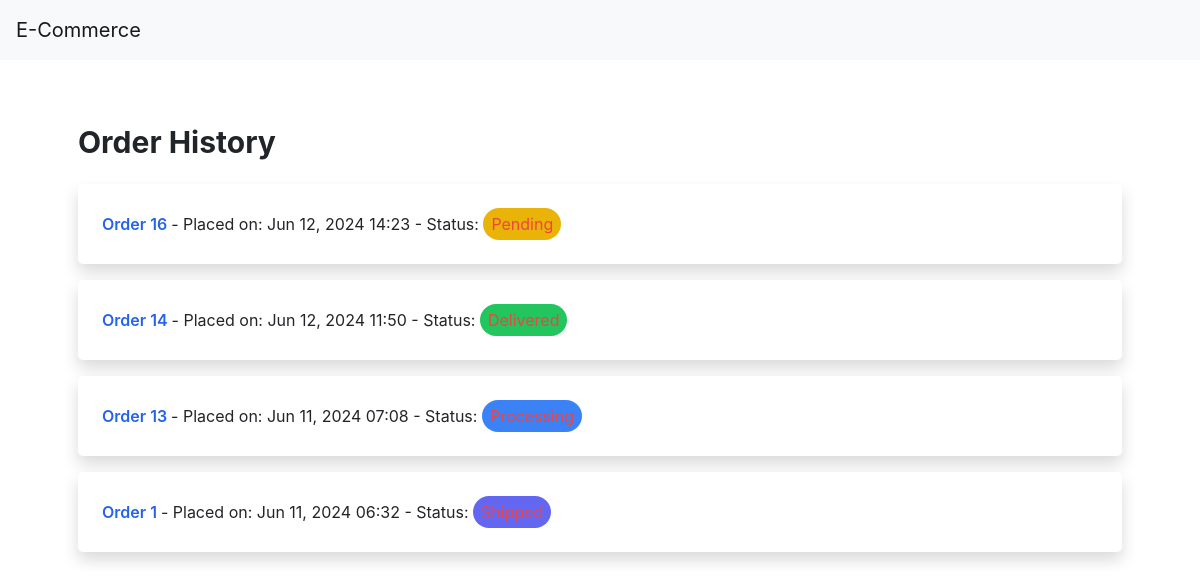
Screenshot of /orders/order_history/ (signed in) with the database file from the repository.
### orders/models.py (models this page shows, shortened)
class Order(models.Model):
    PAYMENT_CHOICES = [
        ('COD', 'Cash on Delivery'),
        ('Bkash', 'Bkash'),
        ('Credit Card', 'Credit Card'),
    ]
    STATUS_CHOICES = [
        ('Pending', 'Pending'),
        ('Processing', 'Processing'),
        ('Shipped', 'Shipped'),
        ('Delivered', 'Delivered'),
        ('Cancelled', 'Cancelled'),
    ]
    user = models.ForeignKey(settings.AUTH_USER_MODEL, on_delete=models.CASCADE, related_name='orders')
    first_name = models.CharField(max_length=50)
    last_name = models.CharField(max_length=50)
    phone = models.CharField(max_length=20, blank=False)
    address = models.CharField(max_length=250)
    postal_code = models.CharField(max_length=20)
    city = models.CharField(max_length=100)
    order_placed = models.DateTimeField(auto_now_add=True)
    updated = models.DateTimeField(auto_now=True)
    payment = models.CharField(max_length=20, choices=PAYMENT_CHOICES, default='COD')
    status = models.CharField(max_length=20, choices=STATUS_CHOICES, default='Pending')
    class Meta:
        ordering = ('-order_placed',)

### orders/views.py (the view)
# urls.py: path('order_history/', views.order_history, name='order_history'),
@login_required
def order_history(request):
    orders = request.user.orders.all()
    return render(request, 'order/order_history.html', {'orders': orders})

### templates/order/order_history.html
{% extends "base.html" %}
{% block content %}
<div class="container mx-auto px-4 py-8">
    <h1 class="text-3xl font-bold mb-6">Order History</h1>
    <ul class="space-y-4">
        {% for order in orders %}
        <li class="bg-white shadow rounded-lg p-4">
            <a href="{% url 'order:order_detail' order.id %}" class="text-blue-600 hover:text-blue-800 font-semibold">
                Order {{ order.id }}
            </a> -
            <span class="block sm:inline">Placed on: <time datetime="{{ order.order_placed }}">
                    {{ order.order_placed|date:"M d, Y H:i" }}</time></span> -
            <span class="block sm:inline">Status:
                <span
                    class="inline-block px-2 py-1 rounded-full text-red-500 {% if order.status == 'Pending' %} bg-yellow-500 {% elif order.status == 'Processing' %} bg-blue-500 {% elif order.status == 'Shipped' %} bg-indigo-500 {% elif order.status == 'Delivered' %} bg-green-500 {% elif order.status == 'Cancelled' %} bg-red-500 {% endif %}">
                    {{ order.get_status_display }}
                </span>
            </span>
        </li>
        {% endfor %}
    </ul>
</div>
{% endblock %}

### static/css/main.css (style rules this page uses)
html, :host { line-height: 1.5; -webkit-text-size-adjust: 100%; -moz-tab-size: 4; -o-tab-size: 4; tab-size: 4; font-family: ui-sans-serif, system-ui, sans-serif, "Apple Color Emoji", "Segoe UI Emoji", "Segoe UI Symbol", "Noto Color Emoji"; font-feature-settings: normal; font-variation-settings: normal; -webkit-tap-highlight-color: transparent; }
body { margin: 0; line-height: inherit; }
h1, h2, h3, h4, h5, h6 { font-size: inherit; font-weight: inherit; }
a { color: inherit; text-decoration: inherit; }
blockquote, dl, dd, h1, h2, h3, h4, h5, h6, hr, figure, p, pre { margin: 0; }
ol, ul, menu { list-style: none; margin: 0; padding: 0; }
.container { width: 100%; }
@media (min-width: 640px) { .container { max-width: 640px; } }
@media (min-width: 768px) { .container { max-width: 768px; } }
@media (min-width: 1024px) { .container { max-width: 1024px; } }
.mx-auto { margin-left: auto; margin-right: auto; }
.mb-6 { margin-bottom: 1.5rem; }
.block { display: block; }
.inline-block { display: inline-block; }
.space-y-4 > :not([hidden]) ~ :not([hidden]) { --tw-space-y-reverse: 0; margin-top: calc(1rem * calc(1 - var(--tw-space-y-reverse))); margin-bottom: calc(1rem * var(--tw-space-y-reverse)); }
.rounded-full { border-radius: 9999px; }
.rounded-lg { border-radius: 0.5rem; }
.bg-blue-500 { --tw-bg-opacity: 1; background-color: rgb(59 130 246 / var(--tw-bg-opacity)); }
.bg-green-500 { --tw-bg-opacity: 1; background-color: rgb(34 197 94 / var(--tw-bg-opacity)); }
.bg-indigo-500 { --tw-bg-opacity: 1; background-color: rgb(99 102 241 / var(--tw-bg-opacity)); }
.bg-white { --tw-bg-opacity: 1; background-color: rgb(255 255 255 / var(--tw-bg-opacity)); }
.bg-yellow-500 { --tw-bg-opacity: 1; background-color: rgb(234 179 8 / var(--tw-bg-opacity)); }
.p-4 { padding: 1rem; }
.px-2 { padding-left: 0.5rem; padding-right: 0.5rem; }
.px-4 { padding-left: 1rem; padding-right: 1rem; }
.py-1 { padding-top: 0.25rem; padding-bottom: 0.25rem; }
.py-8 { padding-top: 2rem; padding-bottom: 2rem; }
.text-3xl { font-size: 1.875rem; line-height: 2.25rem; }
.font-bold { font-weight: 700; }
.font-semibold { font-weight: 600; }
.text-blue-600 { --tw-text-opacity: 1; color: rgb(37 99 235 / var(--tw-text-opacity)); }
.text-red-500 { --tw-text-opacity: 1; color: rgb(239 68 68 / var(--tw-text-opacity)); }
.shadow { --tw-shadow: 0 1px 3px 0 rgb(0 0 0 / 0.1), 0 1px 2px -1px rgb(0 0 0 / 0.1); --tw-shadow-colored: 0 1px 3px 0 var(--tw-shadow-color), 0 1px 2px -1px var(--tw-shadow-color); box-shadow: var(--tw-ring-offset-shadow, 0 0 #0000), var(--tw-ring-shadow, 0 0 #0000), var(--tw-shadow); }
@media (min-width: 640px) { .sm\:inline { display: inline; } }

### rows the page displays
Order: id "16", order_placed "Jun 12, 2024 14:23", status "Pending"
Order: id "14", order_placed "Jun 12, 2024 11:50"
Order: id "13", order_placed "Jun 11, 2024 07:08"
Order: id "1", order_placed "Jun 11, 2024 06:32"
